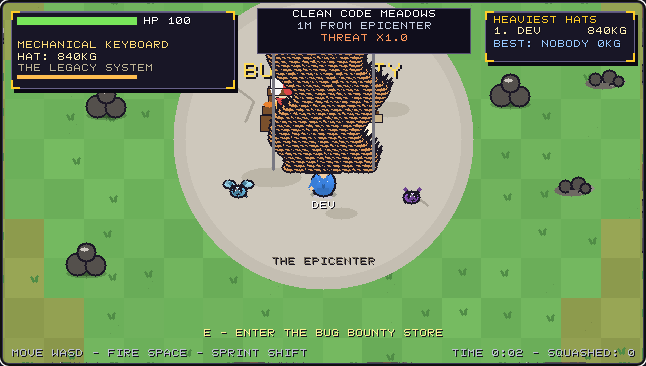
#> input picture android/art/hero420b_full.png, 646 x 366 px
$ python cutout420b.py
#> lines starting #> are read from the running program, lines starting #| are printed output that depends on the picture
"""Extract the 420-carcass hero from hero420b_full.png (near-native capture).
Pill band rebuilt by period-cloning the weave; posts repainted; flankers saved."""
from PIL import Image
from collections import deque
import os

HERE = os.path.dirname(os.path.abspath(__file__))
SRC = os.path.join(HERE, "art", "hero420b_full.png")
OUT = os.path.join(HERE, "art")
im = Image.open(SRC).convert("RGB")
#> im is the input picture: PIL image 646x366 RGB; mean R, G, B 116.1, 145.8, 98.2
W0, H0 = im.size
#> W0 = 646; H0 = 366
px0 = im.load()

# --- detect the pill bbox by its exact bg colour, top-center region ---
pill_pts = [(x, y) for y in range(5, 120) for x in range(200, 480) if px0[x, y] == (16, 14, 28)]
#> pill_pts = 8034 pairs, first value 258 to 469, second value 9 to 52
pxs = [p[0] for p in pill_pts]; pys = [p[1] for p in pill_pts]
#> after `pxs = [p[0] for p in pill_pts]`: pxs = 8034 values, max 469 at index 211, min 258 at index 0, mean 363.1
#> after `pys = [p[1] for p in pill_pts]`: pys = 8034 values from 9 to 52
PILL = (min(pxs), min(pys), max(pxs), max(pys))
#> PILL = (258, 9, 469, 52)
print("pill:", PILL)
#| pill: (258, 9, 469, 52)

CROP = (140, 10, 500, 300)
crop = im.crop(CROP)
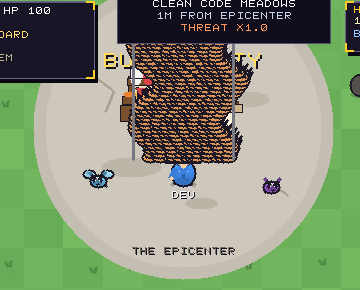
#> crop: PIL image 360x290 RGB; mean R, G, B 132.7, 144.6, 118.3
W, H = crop.size
#> W = 360; H = 290
px = crop.load()
OX, OY = CROP[0], CROP[1]

bg = set()
for x in range(W):
    bg.add(px[x, 0]); bg.add(px[x, H - 1])
#> after the loop, bg = 17 items
for y in range(H):
    bg.add(px[0, y]); bg.add(px[W - 1, y])
#> after the loop, bg = 34 items
seen = [[False] * W for _ in range(H)]
dq = deque()
for x in range(W):
    dq.append((x, 0)); dq.append((x, H - 1))
for y in range(H):
    dq.append((0, y)); dq.append((W - 1, y))
while dq:
    x, y = dq.popleft()
    if x < 0 or y < 0 or x >= W or y >= H or seen[y][x]:
        continue
    seen[y][x] = True
    if px[x, y] in bg:
        dq.append((x + 1, y)); dq.append((x - 1, y)); dq.append((x, y + 1)); dq.append((x, y - 1))
#> after the loop, seen = 290 items

fg = [[not seen[y][x] for x in range(W)] for y in range(H)]
#> fg = 290 items
comp = [[-1] * W for _ in range(H)]
comps = []
for y in range(H):
    for x in range(W):
        if fg[y][x] and comp[y][x] < 0:
            cid = len(comps); pts = []
            dq = deque([(x, y)]); comp[y][x] = cid
            while dq:
                cx, cy = dq.popleft(); pts.append((cx, cy))
                for nx, ny in ((cx + 1, cy), (cx - 1, cy), (cx, cy + 1), (cx, cy - 1)):
                    if 0 <= nx < W and 0 <= ny < H and fg[ny][nx] and comp[ny][nx] < 0:
                        comp[ny][nx] = cid; dq.append((nx, ny))
            comps.append(pts)
#> after the loop, comp = 290 items; comps = 167 items
comps.sort(key=len, reverse=True)
for i, c in enumerate(comps[:8]):
    xs = [q[0] for q in c]; ys = [q[1] for q in c]
    print(f"comp{i}: n={len(c)} bbox crop=({min(xs)},{min(ys)})-({max(xs)},{max(ys)}) img=({min(xs)+OX},{min(ys)+OY})-({max(xs)+OX},{max(ys)+OY})")
#> this loop made 8 passes
#| comp0: n=38389 bbox crop=(46,10)-(320,266) img=(186,20)-(460,276)
#| comp1: n=1406 bbox crop=(25,249)-(61,286) img=(165,259)-(201,296)
#| comp2: n=1388 bbox crop=(263,249)-(300,286) img=(403,259)-(440,296)
#| comp3: n=992 bbox crop=(313,130)-(339,207) img=(453,140)-(479,217)
#| comp4: n=770 bbox crop=(25,170)-(53,207) img=(165,180)-(193,217)
#| comp5: n=357 bbox crop=(25,90)-(37,127) img=(165,100)-(177,137)
#| comp6: n=76 bbox crop=(342,11)-(343,48) img=(482,21)-(483,58)
#| comp7: n=20 bbox crop=(198,13)-(201,17) img=(338,23)-(341,27)

hero = set(comps[0])
#> hero = 38389 items
# --- pill deletion + notch rebuild ---
pc = (PILL[0] - OX, PILL[1] - OY, PILL[2] - OX, PILL[3] - OY)
#> pc = (118, -1, 329, 42)
hero = {(x, y) for (x, y) in hero if not (pc[0] <= x <= pc[2] and pc[1] <= y <= pc[3])}
def col_top(x):
#> called with x = 115
    ys = [y for (xx, y) in hero if xx == x]
#> ys = 239 values, max 248 at index 59, min 10 at index 157, mean 129
    return min(ys) if ys else None
lt = col_top(pc[0] - 3); rt = col_top(pc[2] + 3)
#> after `lt = col_top(pc[0] - 3)`: lt = 10
print("sliver tops:", lt, rt)
#| sliver tops: 10 None
# weave period on a clean column (img x=330)
colx = 330 - OX
colpix = [px[colx, y] for y in range(120 - OY, 220 - OY)]
#> colpix = 100 items, first 6: (28, 24, 38), (218, 151, 89), (208, 144, 85), (28, 24, 38), (28, 24, 38), (28, 24, 38)
best_p, best_s = 4, -1
for p in range(3, 16):
    sc_ = sum(1 for i in range(len(colpix) - p) if colpix[i] == colpix[i + p])
    if sc_ > best_s: best_s, best_p = sc_, p
#> this loop made 13 passes
#> (sc_, best_s, best_p) on passes 1 to 2: (35, 35, 3), (44, 44, 4)
#> sc_ on passes 3 to 8: 30, 24, 24, 37, 20, 17
#> after the loop, best_p = 4; best_s = 44
shift = best_p * max(1, round(52 / best_p))
#> shift = 52
print("period:", best_p, "shift:", shift)
#| period: 4 shift: 52
over = {}
for x in range(pc[0], pc[2] + 1):
    if col_top(x) is None and not any((x, yy) in hero for yy in range(pc[3] + 1, pc[3] + 6)):
        continue
#> (the run stopped early here; a loop or call above may not have finished)
